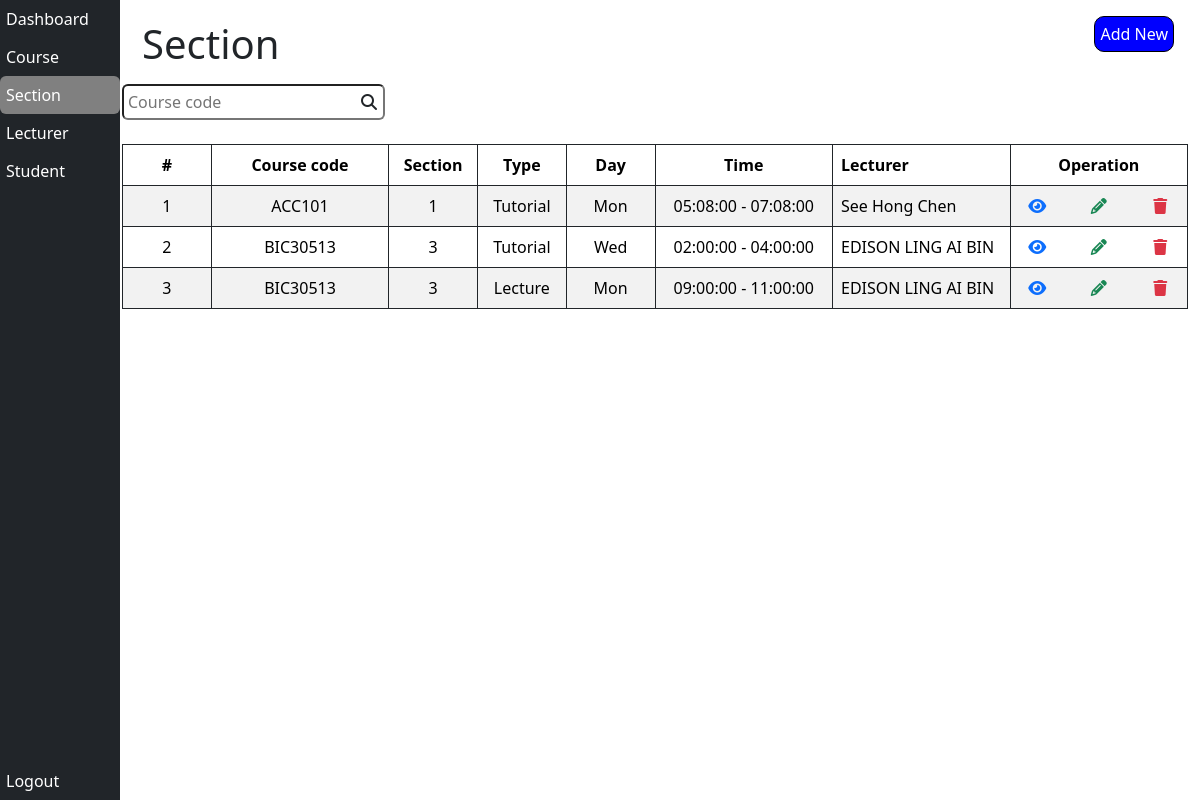
Page /Staff/section.php (signed in) on the earlier database version.
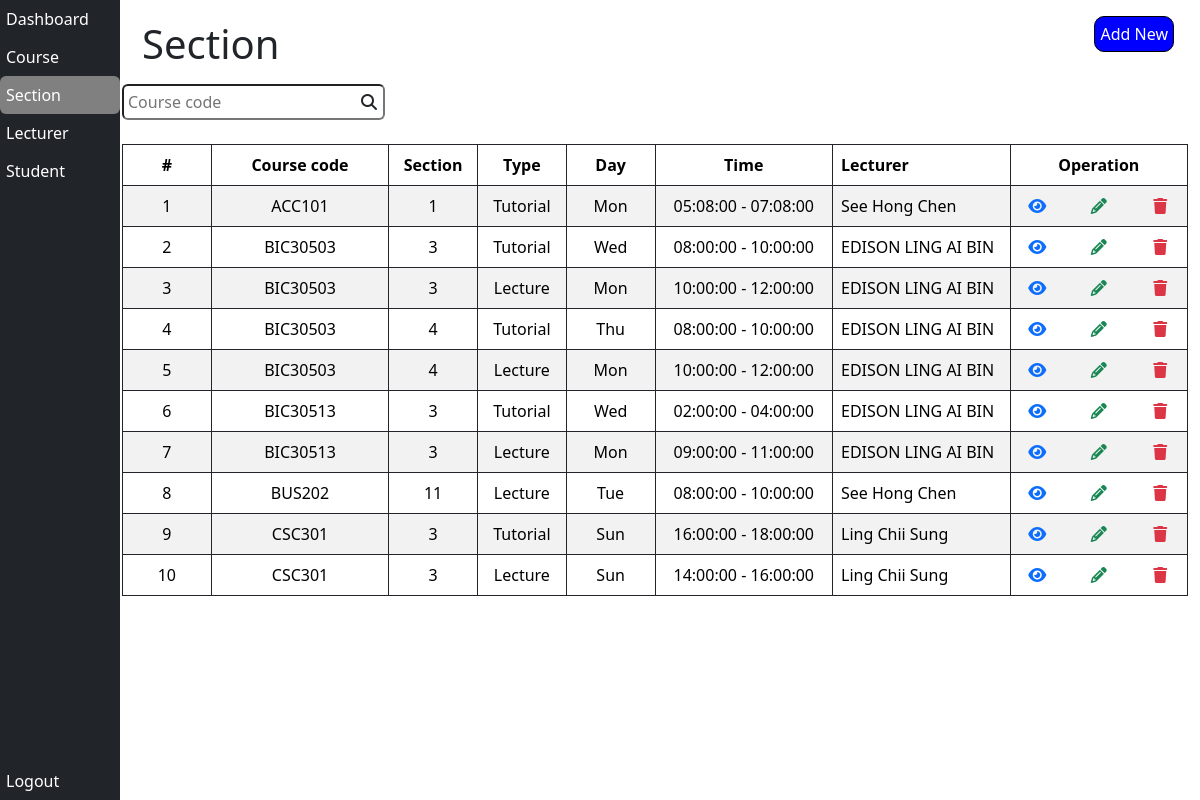
Same page on the later database version.
### tables this page shows
CREATE TABLE `section` (
  `section_number` int(11) NOT NULL,
  `section_type` varchar(255) NOT NULL,
  `course_code` varchar(255) NOT NULL,
  `lecturer_id` int(11) NOT NULL,
  `section_day` varchar(255) NOT NULL,
  `section_start_time` time NOT NULL,
  `section_end_time` time NOT NULL,
  `section_duration` int(11) NOT NULL,
  `section_quota` int(11) NOT NULL,
  `section_location` varchar(255) NOT NULL,
  `section_archive` tinyint(1) NOT NULL DEFAULT 0
);

CREATE TABLE `lecturer` (
  `lecturer_id` int(11) NOT NULL,
  `lecturer_name` varchar(255) NOT NULL,
  `lecturer_phone_number` varchar(255) NOT NULL,
  `lecturer_gender` enum('Male','Female') NOT NULL,
  `lecturer_race` enum('Malay','Chinese','India','Other') NOT NULL,
  `lecturer_email` varchar(255) NOT NULL,
  `lecturer_password` varchar(255) NOT NULL,
  `lecturer_archive` tinyint(1) NOT NULL DEFAULT 0,
  `lecturer_personal_email` varchar(255) DEFAULT NULL
);

### Staff/section.php (the view, shortened to what this page needs)
<?php
  if(!isset($_SESSION['admin'])) {
    echo 'Please login first <br>';
    echo 'Click <a href="index.php">here<a/> to login';
  }else {
    include 'db.php';
?>
<!DOCTYPE html>
<html lang="en">
<head>
  <link href="https://cdn.jsdelivr.net/npm/bootstrap@5.3.3/dist/css/bootstrap.min.css" rel="stylesheet"
>
  <link rel="stylesheet" href="https://cdnjs.cloudflare.com/ajax/libs/font-awesome/6.5.2/css/all.min.css"
 />
  <link rel="stylesheet" href="./styles/style.css">
  <link rel="stylesheet" href="./styles/sidebar.css">
</head>
<body>
  <div class="container-fluid">
    <div class="bg-dark text-white sidebar">
      <a href="dashboard.php" class="btn nav-btn text-white d-block text-start">Dashboard</a>
      <a href="course.php" class="btn nav-btn text-white d-block text-start">Course</a>
      <a href="section.php" class="btn nav-btn text-white d-block text-start selected">Section</a>
      <a href="lecturer.php" class="btn nav-btn text-white d-block text-start">Lecturer</a>
      <a href="student.php" class="btn nav-btn text-white d-block text-start">Student</a>
      <a href="clearId.php"
        class="btn nav-btn text-white d-block text-start position-absolute w-100 bottom-0">Logout</a>
    </div>
    <div class="main-content">
      <h1 class="title">Section</h1>
      <button class="add-new-button position-absolute d-flex flex-column align-items-center mt-3 me-3"
        onclick="window.location.href = 'operation/section/addSection.php'">Add New</button>
      <form autocomplete="off">
        <div class="position-relative d-inline">
          <input type="text" class="ps-1 pe-4 py-1 rounded mt-2" placeholder="Course code" id="courseCodeInput">
          <i class="fas fa-search position-absolute end-0 top-50 translate-middle-y me-2"></i>
        </div>
      </form>
      <table class="table table-striped table-bordered border-dark mt-4" id="sectionTable">
        <thead>
          <div class="row">
            <th scope="col" class="col-1 text-center">
              #
            </th>
            <th scope="col" class="col-2 text-center">
              Course code
            </th>
            <th scope="col" class="col-1 text-center">
              Section
            </th>
            <th scope="col" class="col-1 text-center">
              Type
            </th>
            <th scope="col" class="col-1 text-center">
              Day
            </th>
            <th scope="col" class="col-2 text-center">
              Time
            </th>
            <th scope="col" class="col-2">
              Lecturer
            </th>
            <th scope="col" class="col-2 text-center">
              Operation
            </th>
          </div>
        </thead>
        <tbody>
          <?php
              $count = 1;
              $sql = "SELECT s.course_code, s.section_number, s.section_day, s.section_start_time, s.section_end_time, s.section_quota, s.section_type, l.lecturer_name
                FROM section s
                JOIN lecturer l ON s.lecturer_id = l.lecturer_id
                WHERE s.section_archive = 0
                ORDER BY s.course_code, s.section_number;";
              $result = mysqli_query($conn, $sql);
              if(mysqli_num_rows($result) > 0) {
                while($row = mysqli_fetch_assoc($result)) {
            ?>
          <tr>
            <td scope="row" class="text-center"><?php echo $count++?></td>
            <td class="text-center"><?php echo $row["course_code"]?></td>
            <td class="text-center"><?php echo $row["section_number"]?></td>
            <td class="text-center"><?php echo $row["section_type"] === "K" ? 'Lecture' : 'Tutorial' ?></td>
            <td class="text-center"><?php echo $row["section_day"]?></td>
            <td class="text-center"><?php echo $row["section_start_time"] . " - " . $row["section_end_time"] ?></td>
            <td><?php echo $row["lecturer_name"] ?></td>
            <td>
              <div class="row">
                <div class="col-4 text-center">
                  <a
                    href="./operation/section/viewSection.php?code=<?php echo $row["course_code"] ?>&number=<?php echo $row["section_number"] ?>&type=<?php echo $row["section_type"] ?>">
                    <i class="fa-solid fa-eye text-primary"></i>
                  </a>
                </div>
                <div class="col-4 text-center">
                  <a
                    href="./operation/section/editSection.php?code=<?php echo $row["course_code"]?>&number=<?php echo $row["section_number"] ?>&type=<?php echo $row["section_type"] ?>">
                    <i class="fa-solid fa-pencil text-success"></i>
                  </a>
                </div>
                <div class="col-4 text-center">
                  <a href="#">
                    <i class="fa-solid fa-trash text-danger"
                      onclick="deleteSection('<?php echo $row['course_code']?>', '<?php echo htmlspecialchars($row['section_number'], ENT_QUOTES)?>', '<?php echo htmlspecialchars($row['section_type'], ENT_QUOTES)?>')"
                      name="delete"></i>
                  </a>
                </div>
              </div>
            </td>
          </tr>
          <?php
                }
              }else {
              echo
                '<tr>
                  <td colspan="8" class="text-center">No sections found</td>
                </tr>';
              }
            ?>
        </tbody>
      </table>
    </div>
  </div>
</body>
</html>
<?php
  }
?>

### Staff/styles/style.css (style rules this page uses)
*, *::before, *::after { box-sizing: border-box; padding: 0; margin: 0; }
body { width: 100%; }
.main-content { margin-top: 10px; margin-left: 110px; }
.title { padding: 10px 0px 0px 20px; }
.add-new-button { cursor: pointer; padding: 5px; border-radius: 10px; border: 1px solid black; top: 0; right: 10px; background-color: rgb(0, 0, 255); color: white; }

### Staff/styles/sidebar.css (style rules this page uses)
.sidebar { height: 100vh; position: fixed; top: 0; bottom: 0; left: 0; z-index: 999; }
.nav-btn { padding: 6px 30px 6px 5px; }
.btn:hover, .selected { background-color: gray; }

Differences in the rows shown:
added section: course_code "BIC30503", section_number "3", section_type "Tutorial", section_day "Wed", section_start_time "08:00:00", section_end_time "10:00:00", lecturer.lecturer_name "EDISON LING AI BIN"
added section: course_code "BIC30503", section_number "3", section_type "Lecture", section_day "Mon", section_start_time "10:00:00", section_end_time "12:00:00", lecturer.lecturer_name "EDISON LING AI BIN"
added section: course_code "BIC30503", section_number "4", section_type "Tutorial", section_day "Thu", section_start_time "08:00:00", section_end_time "10:00:00", lecturer.lecturer_name "EDISON LING AI BIN"
added section: course_code "BIC30503", section_number "4", section_type "Lecture", section_day "Mon", section_start_time "10:00:00", section_end_time "12:00:00", lecturer.lecturer_name "EDISON LING AI BIN"
added section: course_code "BUS202", section_number "11", section_type "Lecture", section_day "Tue", section_start_time "08:00:00", section_end_time "10:00:00", lecturer.lecturer_name "See Hong Chen"
added section: course_code "CSC301", section_number "3", section_type "Tutorial", section_day "Sun", section_start_time "16:00:00", section_end_time "18:00:00", lecturer.lecturer_name "Ling Chii Sung"
added section: course_code "CSC301", section_number "3", section_type "Lecture", section_day "Sun", section_start_time "14:00:00", section_end_time "16:00:00", lecturer.lecturer_name "Ling Chii Sung"
